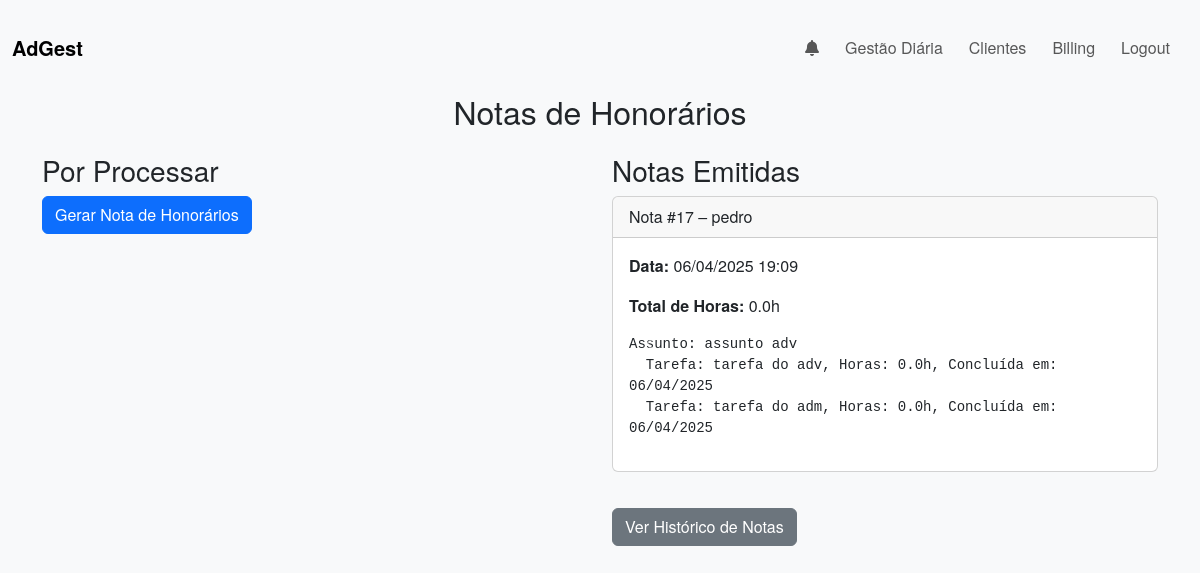
Before: /billing (signed in) with the older database file.
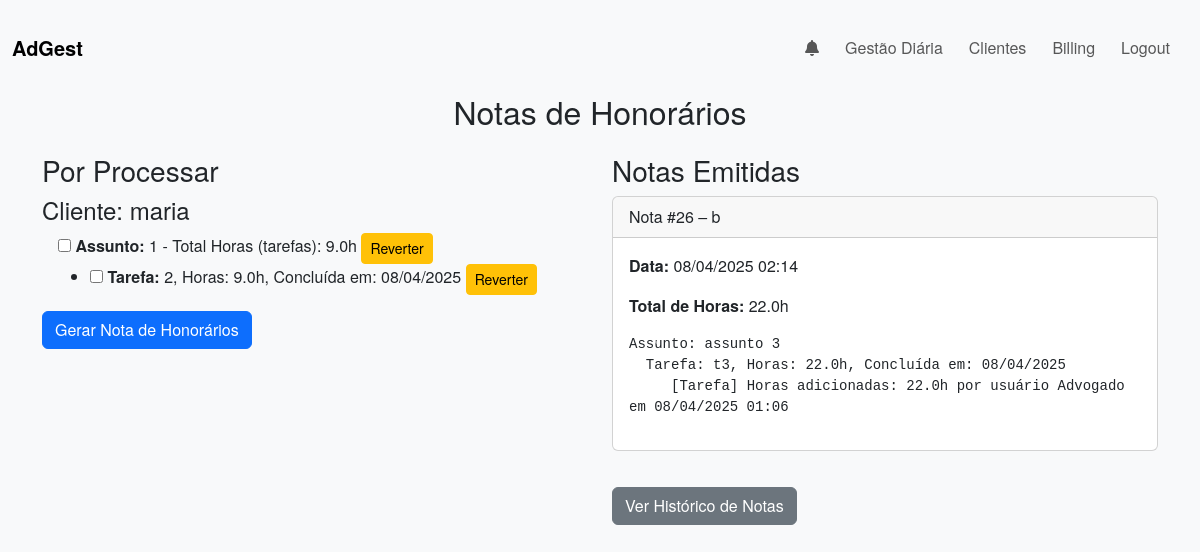
After: the same page with the newer database file.
### app/models.py (models this page shows, shortened)
class NotaHonorarios(db.Model):
    __tablename__ = 'nota_honorarios'
    id = db.Column(db.Integer, primary_key=True)
    user_id = db.Column(db.Integer, db.ForeignKey('users.id'), nullable=False)
    client_id = db.Column(db.Integer, db.ForeignKey('clients.id'), nullable=False)
    created_at = db.Column(db.DateTime, default=datetime.utcnow)
    details = db.Column(db.Text)  # Lista de itens faturados (por exemplo, "Tarefa 5, Prazo 3")
    total_hours = db.Column(db.Float, default=0.0)
    is_confirmed = db.Column(db.Boolean, default=False)  # Pode ser usado para indicar se a nota já foi finalizada
    client = db.relationship('Client', backref='nota_honorarios')

class Client(db.Model):
    __tablename__ = 'clients'
    id = db.Column(db.Integer, primary_key=True)
    user_id = db.Column(db.Integer, db.ForeignKey('users.id'), nullable=False)
    name = db.Column(db.String(100), nullable=False)  # unique=True removido
    number_interno = db.Column(db.String(50), nullable=True)
    nif = db.Column(db.String(50), nullable=True)
    address = db.Column(db.String(200), nullable=True)
    email = db.Column(db.String(100), nullable=True)
    telephone = db.Column(db.String(20), nullable=True)
    assuntos = db.relationship('Assunto', backref='client', lazy=True)
    __table_args__ = (
        db.UniqueConstraint('user_id', 'name', name='uq_user_clientname'),
    )
    shares = db.relationship('ClientShare', backref='client', lazy='dynamic')

class Assunto(db.Model):
    __tablename__ = 'assuntos'
    id = db.Column(db.Integer, primary_key=True)
    user_id = db.Column(db.Integer, db.ForeignKey('users.id'), nullable=False)  # Dono
    client_id = db.Column(db.Integer, db.ForeignKey('clients.id'), nullable=False)
    nome_assunto = db.Column(db.String(100), nullable=False)
    due_date = db.Column(db.Date, nullable=True)
    sort_order = db.Column(db.Integer, default=0)
    horas_assunto = db.Column(db.Float, default=0.0)
    is_completed = db.Column(db.Boolean, default=False)
    is_billed = db.Column(db.Boolean, default=False)
    completed_by = db.Column(db.Integer, db.ForeignKey('users.id'), nullable=True)
    created_at = db.Column(db.DateTime, default=datetime.utcnow)
    updated_at = db.Column(db.DateTime, onupdate=datetime.utcnow)
    tarefas = db.relationship('Tarefa', backref='assunto', cascade="all, delete-orphan", lazy='dynamic')
    shared_with = db.relationship(
        'User',
        secondary=shared_assuntos,
        backref=db.backref('shared_assuntos', lazy='dynamic', overlaps="assuntos_compartilhados,compartilhados"),
        lazy='dynamic',
        overlaps="assuntos_compartilhados,compartilhados"
    )
    user = db.relationship("User", backref="assuntos_criados", foreign_keys=lambda: [Assunto.__table__.c.user_id])

class Tarefa(db.Model):
    __tablename__ = 'tarefas'
    id = db.Column(db.Integer, primary_key=True)
    user_id = db.Column(db.Integer, db.ForeignKey('users.id'), nullable=False)
    assunto_id = db.Column(db.Integer, db.ForeignKey('assuntos.id'), nullable=False)
    nome_tarefa = db.Column(db.String(100), nullable=False)
    descricao = db.Column(db.String(200), nullable=True)
    due_date = db.Column(db.Date, nullable=True)
    sort_order = db.Column(db.Integer, default=0)
    is_completed = db.Column(db.Boolean, default=False)
    horas = db.Column(db.Float, default=0.0)
    is_billed = db.Column(db.Boolean, default=False)
    data_conclusao = db.Column(db.Date, nullable=True)
    completed_by = db.Column(db.Integer, db.ForeignKey('users.id'), nullable=True)
    created_at = db.Column(db.DateTime, default=datetime.utcnow)
    updated_at = db.Column(db.DateTime, onupdate=datetime.utcnow)
    user = db.relationship("User", backref="tarefas_criadas", foreign_keys=lambda: [Tarefa.__table__.c.user_id])

### app/routes.py (the view, shortened to what this page needs)
@main.route('/billing', methods=['GET', 'POST'])
@login_required
def billing():
    if request.method == "POST":
        selected_items = request.form.getlist('items')
        if not selected_items:
            flash("Nenhum item selecionado.", "warning")
            return redirect(url_for('main.billing'))
        client_groups = {}
        for sel in selected_items:
            t, id_str = sel.split('-')
            item_id = int(id_str)
            if t == 'assunto':
                item = Assunto.query.get(item_id)
                client_id = item.client_id
                group = client_groups.setdefault(client_id, {"subjects": set(), "tasks": set(), "prazos": set()})
                group["subjects"].add(item_id)
            elif t == 'tarefa':
                item = Tarefa.query.get(item_id)
                client_id = item.assunto.client_id
                group = client_groups.setdefault(client_id, {"subjects": set(), "tasks": set(), "prazos": set()})
                group["tasks"].add(item_id)
            elif t == 'prazo':
                item = PrazoJudicial.query.get(item_id)
                client_id = item.client_id
                group = client_groups.setdefault(client_id, {"subjects": set(), "tasks": set(), "prazos": set()})
                group["prazos"].add(item_id)
            else:
                flash("Tipo de item inválido.", "danger")
                return redirect(url_for('main.billing'))
        for client_id, items in client_groups.items():
            total_hours = 0
            details_lines = []
            for subj_id in items["subjects"]:
                subj = Assunto.query.get(subj_id)
                subj.is_billed = True
                details_lines.append(f"Assunto: {subj.nome_assunto}")
                registros_assunto = HoraAdicao.query.filter_by(item_type='assunto', item_id=subj.id).all()
                for reg in registros_assunto:
                    user = User.query.get(reg.user_id)
                    details_lines.append(
                        f"  [Assunto] Horas adicionadas: {reg.horas_adicionadas}h por usuário {user.username} em {reg.timestamp.strftime('%d/%m/%Y %H:%M')}"
                    )
                for task in subj.tarefas:
                    if task.is_completed and not task.is_billed:
                        task.is_billed = True
                        total_hours += task.horas
                        completion_date = task.data_conclusao.strftime('%d/%m/%Y') if task.data_conclusao else "N/A"
                        registros_tarefa = HoraAdicao.query.filter_by(item_type='tarefa', item_id=task.id).all()
                        detalhe_tarefa = f"  Tarefa: {task.nome_tarefa}, Horas: {task.horas}h, Concluída em: {completion_date}"
                        for reg in registros_tarefa:
                            user = User.query.get(reg.user_id)
                            detalhe_tarefa += f"\n     [Tarefa] Horas adicionadas: {reg.horas_adicionadas}h por usuário {user.username} em {reg.timestamp.strftime('%d/%m/%Y %H:%M')}"
                        details_lines.append(detalhe_tarefa)
            for task_id in items["tasks"]:
                task = Tarefa.query.get(task_id)
                if task.assunto.id in items["subjects"]:
                    continue
                if task.is_completed and not task.is_billed:
                    task.is_billed = True
                    total_hours += task.horas
                    completion_date = task.data_conclusao.strftime('%d/%m/%Y') if task.data_conclusao else "N/A"
                    registros_tarefa = HoraAdicao.query.filter_by(item_type='tarefa', item_id=task.id).all()
                    detalhe_tarefa = f"Tarefa: {task.nome_tarefa}, Horas: {task.horas}h, Concluída em: {completion_date}"
                    for reg in registros_tarefa:
                        user = User.query.get(reg.user_id)
                        detalhe_tarefa += f"\n     [Tarefa] Horas adicionadas: {reg.horas_adicionadas}h por usuário {user.username} em {reg.timestamp.strftime('%d/%m/%Y %H:%M')}"
                    details_lines.append(detalhe_tarefa)
            for prazo_id in items["prazos"]:
                prazo = PrazoJudicial.query.get(prazo_id)
                prazo.is_billed = True
                total_hours += prazo.horas
                data_conclusao = prazo.data_conclusao.strftime('%d/%m/%Y') if prazo.data_conclusao else "N/A"
                detalhe_prazo = f"Prazo: {prazo.assunto} (Processo: {prazo.processo}), Horas: {prazo.horas}h, Concluído em: {data_conclusao}"
                registros_prazo = HoraAdicao.query.filter_by(item_type='prazo', item_id=prazo.id).all()
                for reg in registros_prazo:
                    user = User.query.get(reg.user_id)
                    detalhe_prazo += f"\n     [Prazo] Horas adicionadas: {reg.horas_adicionadas}h por usuário {user.username} em {reg.timestamp.strftime('%d/%m/%Y %H:%M')}"
                details_lines.append(detalhe_prazo)
            nota = NotaHonorarios(
                user_id=current_user.id,
                client_id=client_id,
                total_hours=total_hours,
                details="\n".join(details_lines),
                is_confirmed=True
            )
            db.session.add(nota)
        db.session.commit()
        flash("Notas de honorários geradas com sucesso!", "success")
        return redirect(url_for('main.billing'))
    else:
        billable_assuntos = Assunto.query.filter(
            Assunto.is_completed == True,
            Assunto.is_billed == False,
            or_(
                Assunto.user_id == current_user.id,
                Assunto.shared_with.any(id=current_user.id),
                Assunto.completed_by == current_user.id
            )
        ).all()
        grouped_data = {}
        billable_tarefas = Tarefa.query.filter(
            Tarefa.is_completed == True,
            Tarefa.is_billed == False,
        ).all()
        for t in billable_tarefas:
            subj_id = t.assunto.id
            c_id = t.assunto.client_id
            if c_id not in grouped_data:
                grouped_data[c_id] = {"client": t.assunto.client, "assuntos": {}, "prazos": []}
            if subj_id not in grouped_data[c_id]["assuntos"]:
                grouped_data[c_id]["assuntos"][subj_id] = {"assunto": t.assunto, "tarefas": []}
            if t not in grouped_data[c_id]["assuntos"][subj_id]["tarefas"]:
                grouped_data[c_id]["assuntos"][subj_id]["tarefas"].append(t)
        billable_prazos = PrazoJudicial.query.filter(
            PrazoJudicial.status == True,
            PrazoJudicial.is_billed == False,
            or_(
                PrazoJudicial.user_id == current_user.id,
                PrazoJudicial.shared_with.any(id=current_user.id),
                PrazoJudicial.completed_by == current_user.id
            )
        ).all()
        for p in billable_prazos:
            c_id = p.client_id
            if c_id not in grouped_data:
                grouped_data[c_id] = {"client": p.client, "assuntos": {}, "prazos": []}
            grouped_data[c_id]["prazos"].append(p)
        nota_honorarios = NotaHonorarios.query.filter_by(user_id=current_user.id).order_by(NotaHonorarios.created_at.desc()).all()
        return render_template('billing_grouped.html', grouped_data=grouped_data, nota_honorarios=nota_honorarios)

### app/templates/billing_grouped.html (shortened to what this page needs)
{% extends "base.html" %}
{% block content %}
<div class="text-center mb-4">
  <h2>Notas de Honorários</h2>
</div>
<div class="row">
  <div class="col-md-6">
    <h3>Por Processar</h3>
    <form method="POST" id="billingForm">
      {% for client_id, group in grouped_data.items() %}
        <div class="mb-3">
          <h4>Cliente: {{ group.client.name }}</h4>
          {% for assunto_id, a_data in group.assuntos.items() %}
            <div class="ms-3 mb-2">
              <label class="{% if a_data.assunto.shared_with.count() > 0 %}shared-item{% endif %}">
                <input type="checkbox" name="items" value="assunto-{{ a_data.assunto.id }}" class="subject-checkbox">
                <strong>Assunto:</strong> {{ a_data.assunto.nome_assunto }} - Total Horas (tarefas): {{ a_data.tarefas|map(attribute='horas')|sum }}h
              </label>
              <a href="#" class="btn btn-sm btn-warning" onclick="revertItem('assunto', {{ a_data.assunto.id }}); return false;">Reverter</a>
              {% if a_data.tarefas %}
                <ul>
                  {% for tarefa in a_data.tarefas %}
                    <li>
                      <label class="{% if a_data.assunto.shared_with.count() > 0 %}shared-item{% endif %}">
                        <input type="checkbox" name="items" value="tarefa-{{ tarefa.id }}" data-subject-id="{{ a_data.assunto.id }}">
                        <strong>Tarefa:</strong> {{ tarefa.nome_tarefa }},
                        Horas: {{ tarefa.horas }}h,
                        Concluída em: {% if tarefa.data_conclusao %}{{ tarefa.data_conclusao.strftime('%d/%m/%Y') }}{% else %}N/A{% endif %}
                      </label>
                      <a href="#" class="btn btn-sm btn-warning" onclick="revertItem('tarefa', {{ tarefa.id }}); return false;">Reverter</a>
                    </li>
                  {% endfor %}
                </ul>
              {% endif %}
            </div>
          {% endfor %}
        </div>
      {% endfor %}
      <button type="submit" class="btn btn-primary">Gerar Nota de Honorários</button>
    </form>
  </div>
  <div class="col-md-6">
    <h3>Notas Emitidas</h3>
    {% if nota_honorarios and nota_honorarios|length > 0 %}
      <div id="billingCarousel" class="carousel slide" data-bs-interval="false">
        <div class="carousel-inner">
          {% for nota in nota_honorarios %}
            <div class="carousel-item {% if loop.first %}active{% endif %}">
              <div class="card">
                <div class="card-header">
                  Nota #{{ nota.id }} – {{ nota.client.name }}
                </div>
                <div class="card-body">
                  <p><strong>Data:</strong> {{ nota.created_at.strftime('%d/%m/%Y %H:%M') }}</p>
                  <p><strong>Total de Horas:</strong> {{ nota.total_hours }}h</p>
                  <pre style="white-space: pre-wrap;">{{ nota.details }}</pre>
                </div>
              </div>
            </div>
          {% endfor %}
        </div>
        <button class="carousel-control-prev" type="button" data-bs-target="#billingCarousel" data-bs-slide="prev">
          <span class="carousel-control-prev-icon" aria-hidden="true"></span>
        </button>
        <button class="carousel-control-next" type="button" data-bs-target="#billingCarousel" data-bs-slide="next">
          <span class="carousel-control-next-icon" aria-hidden="true"></span>
        </button>
      </div>
    {% else %}
      <p>Nenhuma nota emitida ainda.</p>
    {% endif %}
    <div class="mt-3">
      <a href="{{ url_for('main.billing_historico') }}" class="btn btn-secondary">Ver Histórico de Notas</a>
    </div>
  </div>
</div>
{% endblock %}

Changed rows visible on the page:
no longer on this page (row unchanged): NotaHonorarios: id "17", client.name "pedro", created_at "06/04/2025 19:09", total_hours "0.0", details "Assunto: assunto adv Tarefa: tarefa do adv, Horas: 0.0h, Concluída em: 06/04/2025 Tarefa: tarefa do adm, Horas: 0.0h, Concluída em: 06/04/2025"
now on this page (row unchanged): Client: client.name "maria"
added Assunto: assunto.nome_assunto "1"
added Tarefa: nome_tarefa "2", horas "9.0", data_conclusao "08/04/2025"
added NotaHonorarios: id "26", client.name "b", created_at "08/04/2025 02:14", total_hours "22.0", details "Assunto: assunto 3 Tarefa: t3, Horas: 22.0h, Concluída em: 08/04/2025 [Tarefa] Horas adicionadas: 22.0h por usuário Advogado em 08/04/2025 01:06"
Other visible differences:
new list line: "Cliente: ☐ Assunto: - Total Horas (tarefas): 9.0 h Reverter"
